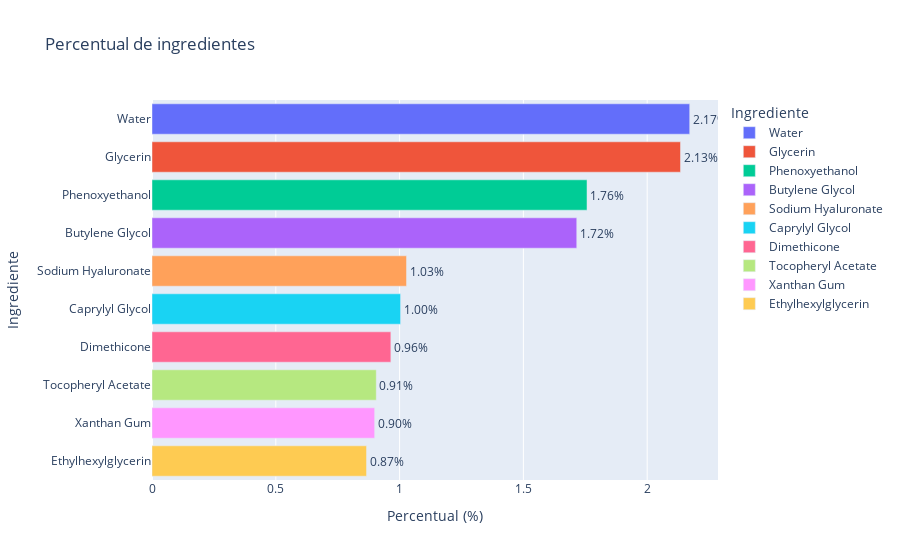

The notebook cell saved with this chart:
### Code cell
ingrediente_percentual = df_ingredientes.value_counts(normalize=True) * 100
ingrediente_percentual = ingrediente_percentual.reset_index()
ingrediente_percentual.columns = ["Ingrediente", "Percentual"]

fig = px.bar(
    ingrediente_percentual.head(10),
    x="Percentual",
    y="Ingrediente",
    color="Ingrediente",
    title="Percentual de ingredientes",
    labels={"Ingrediente": "Ingrediente", "Percentual": "Percentual (%)"},
    orientation="h",
)
fig.update_traces(texttemplate="%{x:.2f}%", textposition="outside")

### Figure 1 — Plotly figure (JSON) as saved in the notebook; plotly's stock layout.template omitted (floating-point values rounded to 4 significant figures)
{"data": [{"alignmentgroup": "True", "hovertemplate": "Ingrediente=%{y}<br>Percentual (%)=%{x}<extra></extra>", "legendgroup": "Water", "marker": {"color": "#636efa", "pattern": {"shape": ""}}, "name": "Water", "offsetgroup": "Water", "orientation": "h", "showlegend": true, "textposition": "outside", "texttemplate": "%{x:.2f}%", "type": "bar", "x": [2.172], "xaxis": "x", "y": ["Water"], "yaxis": "y"}, {"alignmentgroup": "True", "hovertemplate": "Ingrediente=%{y}<br>Percentual (%)=%{x}<extra></extra>", "legendgroup": "Glycerin", "marker": {"color": "#EF553B", "pattern": {"shape": ""}}, "name": "Glycerin", "offsetgroup": "Glycerin", "orientation": "h", "showlegend": true, "textposition": "outside", "texttemplate": "%{x:.2f}%", "type": "bar", "x": [2.135], "xaxis": "x", "y": ["Glycerin"], "yaxis": "y"}, {"alignmentgroup": "True", "hovertemplate": "Ingrediente=%{y}<br>Percentual (%)=%{x}<extra></extra>", "legendgroup": "Phenoxyethanol", "marker": {"color": "#00cc96", "pattern": {"shape": ""}}, "name": "Phenoxyethanol", "offsetgroup": "Phenoxyethanol", "orientation": "h", "showlegend": true, "textposition": "outside", "texttemplate": "%{x:.2f}%", "type": "bar", "x": [1.757], "xaxis": "x", "y": ["Phenoxyethanol"], "yaxis": "y"}, {"alignmentgroup": "True", "hovertemplate": "Ingrediente=%{y}<br>Percentual (%)=%{x}<extra></extra>", "legendgroup": "Butylene Glycol", "marker": {"color": "#ab63fa", "pattern": {"shape": ""}}, "name": "Butylene Glycol", "offsetgroup": "Butylene Glycol", "orientation": "h", "showlegend": true, "textposition": "outside", "texttemplate": "%{x:.2f}%", "type": "bar", "x": [1.716], "xaxis": "x", "y": ["Butylene Glycol"], "yaxis": "y"}, {"alignmentgroup": "True", "hovertemplate": "Ingrediente=%{y}<br>Percentual (%)=%{x}<extra></extra>", "legendgroup": "Sodium Hyaluronate", "marker": {"color": "#FFA15A", "pattern": {"shape": ""}}, "name": "Sodium Hyaluronate", "offsetgroup": "Sodium Hyaluronate", "orientation": "h", "showlegend": true, "textposition": "outside", "texttemplate": "%{x:.2f}%", "type": "bar", "x": [1.028], "xaxis": "x", "y": ["Sodium Hyaluronate"], "yaxis": "y"}, {"alignmentgroup": "True", "hovertemplate": "Ingrediente=%{y}<br>Percentual (%)=%{x}<extra></extra>", "legendgroup": "Caprylyl Glycol", "marker": {"color": "#19d3f3", "pattern": {"shape": ""}}, "name": "Caprylyl Glycol", "offsetgroup": "Caprylyl Glycol", "orientation": "h", "showlegend": true, "textposition": "outside", "texttemplate": "%{x:.2f}%", "type": "bar", "x": [1.004], "xaxis": "x", "y": ["Caprylyl Glycol"], "yaxis": "y"}, {"alignmentgroup": "True", "hovertemplate": "Ingrediente=%{y}<br>Percentual (%)=%{x}<extra></extra>", "legendgroup": "Dimethicone", "marker": {"color": "#FF6692", "pattern": {"shape": ""}}, "name": "Dimethicone", "offsetgroup": "Dimethicone", "orientation": "h", "showlegend": true, "textposition": "outside", "texttemplate": "%{x:.2f}%", "type": "bar", "x": [0.9647], "xaxis": "x", "y": ["Dimethicone"], "yaxis": "y"}, {"alignmentgroup": "True", "hovertemplate": "Ingrediente=%{y}<br>Percentual (%)=%{x}<extra></extra>", "legendgroup": "Tocopheryl Acetate", "marker": {"color": "#B6E880", "pattern": {"shape": ""}}, "name": "Tocopheryl Acetate", "offsetgroup": "Tocopheryl Acetate", "orientation": "h", "showlegend": true, "textposition": "outside", "texttemplate": "%{x:.2f}%", "type": "bar", "x": [0.9058], "xaxis": "x", "y": ["Tocopheryl Acetate"], "yaxis": "y"}, {"alignmentgroup": "True", "hovertemplate": "Ingrediente=%{y}<br>Percentual (%)=%{x}<extra></extra>", "legendgroup": "Xanthan Gum", "marker": {"color": "#FF97FF", "pattern": {"shape": ""}}, "name": "Xanthan Gum", "offsetgroup": "Xanthan Gum", "orientation": "h", "showlegend": true, "textposition": "outside", "texttemplate": "%{x:.2f}%", "type": "bar", "x": [0.8992], "xaxis": "x", "y": ["Xanthan Gum"], "yaxis": "y"}, {"alignmentgroup": "True", "hovertemplate": "Ingrediente=%{y}<br>Percentual (%)=%{x}<extra></extra>", "legendgroup": "Ethylhexylglycerin", "marker": {"color": "#FECB52", "pattern": {"shape": ""}}, "name": "Ethylhexylglycerin", "offsetgroup": "Ethylhexylglycerin", "orientation": "h", "showlegend": true, "textposition": "outside", "texttemplate": "%{x:.2f}%", "type": "bar", "x": [0.8665], "xaxis": "x", "y": ["Ethylhexylglycerin"], "yaxis": "y"}], "layout": {"barmode": "relative", "legend": {"title": {"text": "Ingrediente"}, "tracegroupgap": 0}, "title": {"text": "Percentual de ingredientes"}, "xaxis": {"anchor": "y", "domain": [0, 1], "title": {"text": "Percentual (%)"}}, "yaxis": {"anchor": "x", "categoryarray": ["Ethylhexylglycerin", "Xanthan Gum", "Tocopheryl Acetate", "Dimethicone", "Caprylyl Glycol", "Sodium Hyaluronate", "Butylene Glycol", "Phenoxyethanol", "Glycerin", "Water"], "categoryorder": "array", "domain": [0, 1], "title": {"text": "Ingrediente"}}}}
